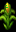

Tiled map render using the project's own tile images. Description and the whole map definition, tile-layer contents included, below:
An orthogonal 1x2 tile map with 16x16 px tiles, 2 tile layers (0, 10).

<map orientation="orthogonal" width="1" height="2" tilewidth="16" tileheight="16"><properties /><tileset firstgid="1" name="default" tilewidth="0" tileheight="0"><properties /><tile id="1"><image source="wildvege.05.0.0.10.png" width="16" height="16" /><properties><property name="biome" value="temperate" type="string" /><property name="object" value="edibleplant" type="string" /></properties></tile><tile id="2"><image source="wildvege.05.0.1.0.png" width="16" height="16" /><properties><property name="biome" value="temperate" type="string" /><property name="object" value="edibleplant" type="string" /></properties></tile></tileset><layer id="1" width="1" height="2" name="0"><properties /><data encoding="csv" compression="">
0,
3
</data></layer><layer id="2" width="1" height="2" name="10"><properties /><data encoding="csv" compression="">
2,
0
</data></layer></map>
